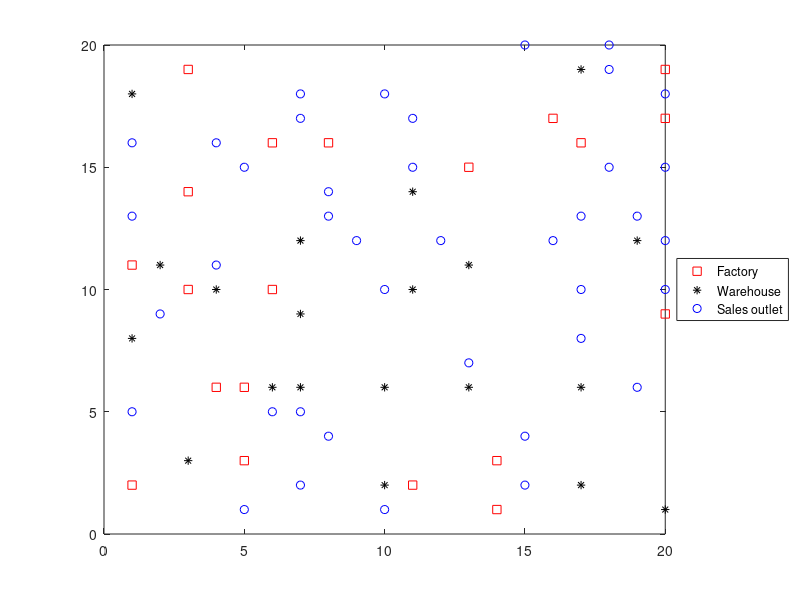

The MATLAB source for this figure: (Note: this script raises an error after producing the figure.)
clear
clc

% generate the facility locations
rng(1); % for reproducibility
N=20;   
N2=N*N;
f=0.05; % density of factories
w=0.05; % density of warehouses
s=0.1;  % density of sales outlets
F=floor(f*N2); % number of factories
W=floor(w*N2); % number of warehouses
S=floor(s*N2); % number of sales outlets

xyloc=randperm(N2,F+W+S); %locations of the facilities
[xloc,yloc]=ind2sub([N N],xyloc);

h=figure;
plot(xloc(1:F),yloc(1:F),'rs',xloc(F+1:F+W),yloc(F+1:F+W),'k*',...
    xloc(F+W+1:F+W+S),yloc(F+W+1:F+W+S),'bo');
lgnd=legend('Factory','Warehouse','Sales outlet','Location','EastOutside');
lgnd.AutoUpdate='off';
xlim([0 N+1]);ylim([0 N+1])

% generate random capacities, costs and demands
P=20;
pcost=80*rand(F,P)+20;
pcap=1000*rand(F,P)+500;
wcap=P*400*rand(W,1)+P*400;
turn=2*rand(1,P)+1;
tcost=5*rand(1,P)+5;
d=300*rand(S,P)+200;

% generate the distance arrays
% allocate matrix for factory-warehouse distances
distfw=zeros(F,W); 
for ii=1:F
    for jj=1:W
        distfw(ii,jj)=abs(xloc(ii)-xloc(F+jj))+abs(yloc(ii)-yloc(F+jj));
    end
end
% allocate matrix for sales out-warehouse distances
distsw=zeros(S,W);
for ii=1:S
    for jj=1:W
        distsw(ii,jj)=abs(xloc(F+W+ii)-xloc(F+jj))+abs(yloc(F+W+ii)-yloc(F+jj));
    end
end

% desicion variable
x=optimvar('x',P,F,W,'LowerBound',0);
y=optimvar('y',S,W,'Type','integer','LowerBound',0,'UpperBound',1);

% constraints
capconstr=sum(x,3)<=pcap';
demconstr=squeeze(sum(x,2))==d'*y;
warecap=sum(diag(1./turn)*(d'*y),1)<=wcap';
salesware=sum(y,2)==ones(S,1);

% create problem and objective function
factoryprob=optimproblem;
objfun1=sum(sum(sum(x,3).*(pcost'),2),1);

objfun2=0;
for p=1:P
    objfun2=objfun2+tcost(p)*sum(sum(squeeze(x(p,:,:)).*distfw));
end

r=sum(distsw.*y,2);
v=d*(tcost(:));
objfun3=sum(v.*r);

factoryprob.Objective=objfun1+objfun2+objfun3;
factoryprob.Constraints.capconstr=capconstr;
factoryprob.Constraints.demconstr=demconstr;
factoryprob.Constraints.warecap=warecap;
factoryprob.Constraints.salesware=salesware;

% solve the problem
opts=optimoptions('intlinprog','Display','off','PlotFcn',@optimplotmilp);
[sol,fval,exitflag,output]=solve(factoryprob,opts);

if isempty(sol)
    disp('The solver did not return a solution.')
    return
end

sol.y = round(sol.y);
outlets=sum(sol.y,1);

figure(h);
hold on
for ii = 1:S
    jj = find(sol.y(ii,:)); % Index of warehouse associated with ii
    xsales = xloc(F+W+ii); ysales = yloc(F+W+ii);
    xwarehouse = xloc(F+jj); ywarehouse = yloc(F+jj);
    if rand(1) < .5 % Draw y direction first half the time
        plot([xsales,xsales,xwarehouse],[ysales,ywarehouse,ywarehouse],'g--')
    else % Draw x direction first the rest of the time
        plot([xsales,xwarehouse,xwarehouse],[ysales,ysales,ywarehouse],'g--')
    end
end
hold off

title('Mapping of sales outlets to warehouses')

